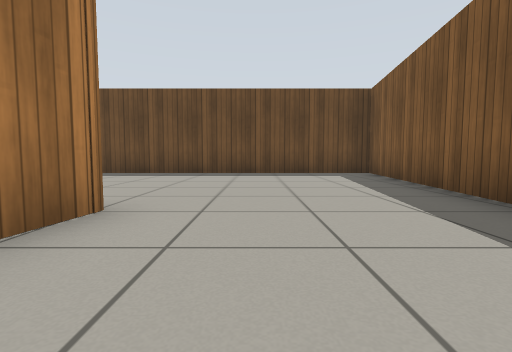
View 1 (above)

16 first-person views from a walk through a world built for the Gazebo simulator. The camera is 0.5 m above the floor, tilts 4° down and sees 85° across. The floor is counted in squares, 1 m on a side. Each view is taken from the middle of a square. On the plan, view 1 faces up. The plan holds only what a view shows up to about 9 squares ahead; the rest is blank. Robots are left out. Simple patterns stand in for the simulator's built-in surfaces.

View 2
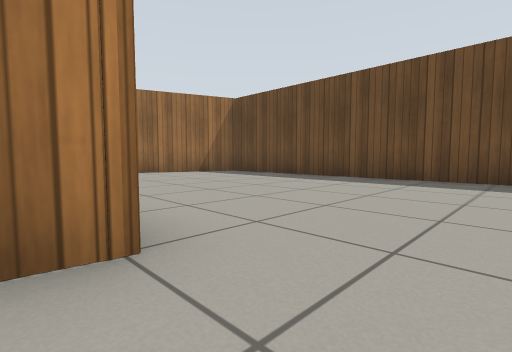

View 3
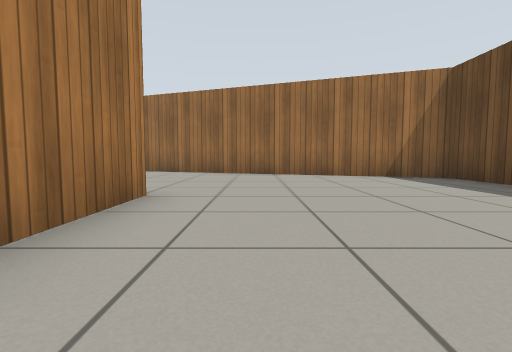

View 4
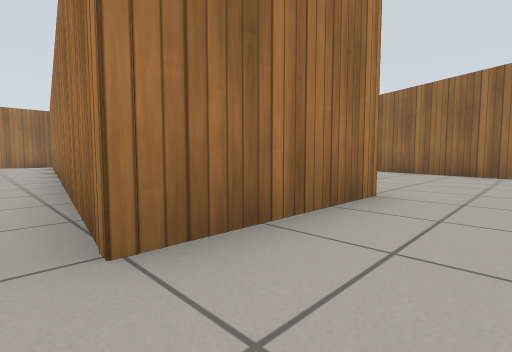

View 5
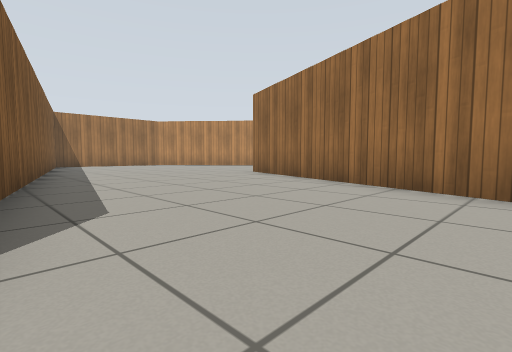

View 6
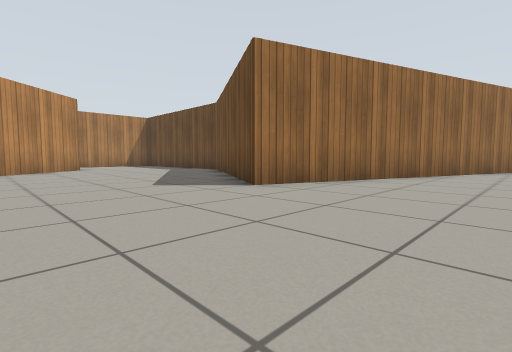

View 7
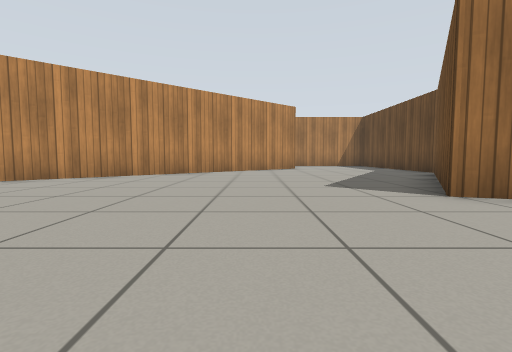

View 8
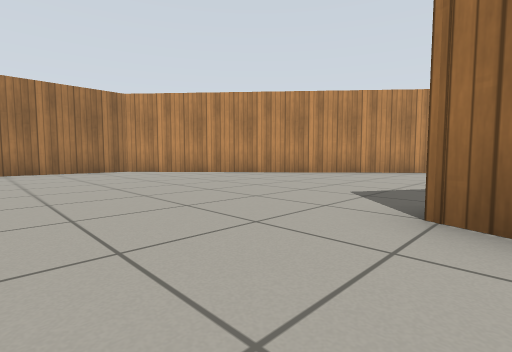

View 9
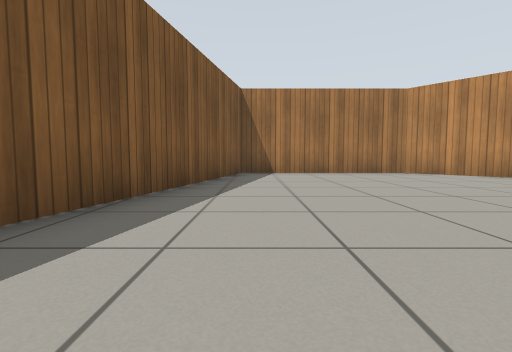

View 10
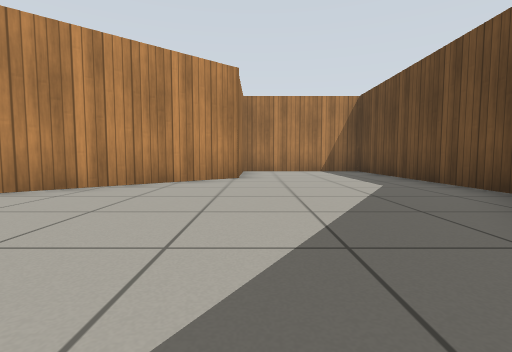

View 11
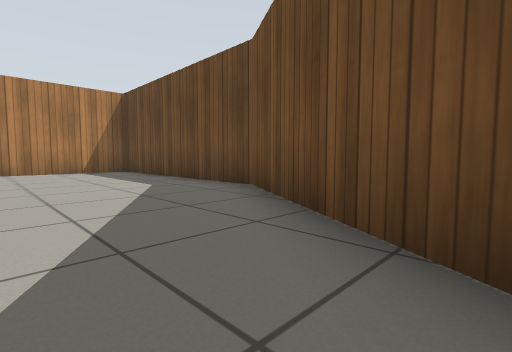

View 12
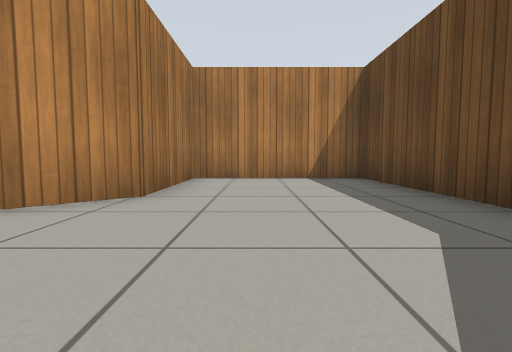

View 13
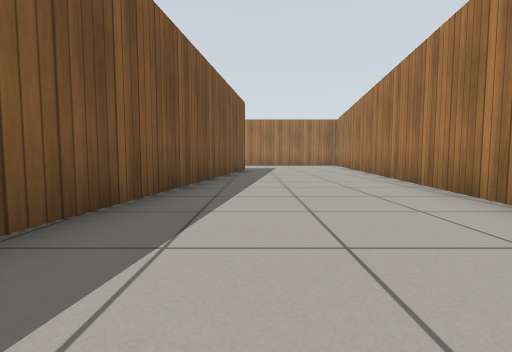

View 14
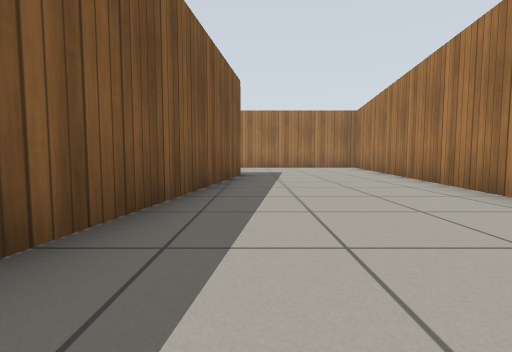

View 15
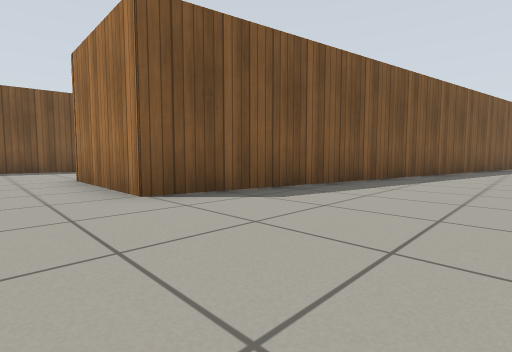

View 16
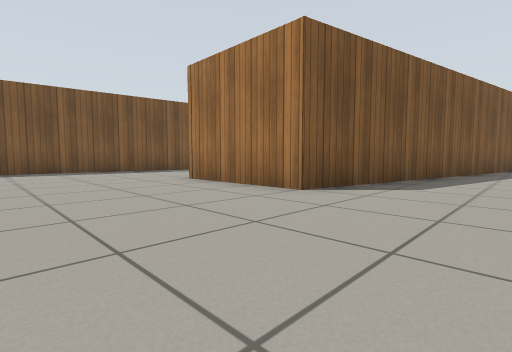

### Floor plan
Points are (right, up) in squares from view 1. A wall is a line through its corners. A room is listed if a view was taken in it or the views show most of it. See-through windows are left out.
Room 1 (views 1, 2, 3, 4, 5, 6, 7, 8, 9, 10, 11, 12, 13, 14, 15, 16)
walls: (1.7, -4.6) (3.4, 8.4) (-7.4, 8.4) (-11.5, -2.6) (-16.5, 0.4) (-22.4, 0.4) (-22.4, -3.4) (-19.5, -3.4) (-12.5, -11.4) (-7.6, -11.4) (-4.6, 2.6) (-1.4, 2.6) (-2.4, -4.5)
ways out: opening at (0, -4)

Where each view was taken, in squares from view 1:
view 1: 0 up, 0 right, facing up
view 2: 2 up, 0 right, facing up-left
view 3: 4 up, 1 left, facing left
view 4: 4 up, 1 left, facing down-left
view 5: 4 up, 5 left, facing down-left
view 6: 6 down, 8 left, facing up-left
view 7: 5 down, 8 left, facing left
view 8: 2 down, 9 left, facing down-left
view 9: 3 down, 8 left, facing down
view 10: 3 down, 13 left, facing left
view 11: 3 down, 13 left, facing up-left
view 12: 2 down, 16 left, facing left
view 13: 4 up, 1 right, facing down
view 14: 1 up, 1 right, facing down
view 15: 4 up, 8 left, facing down-right
view 16: 6 up, 7 left, facing down-right
